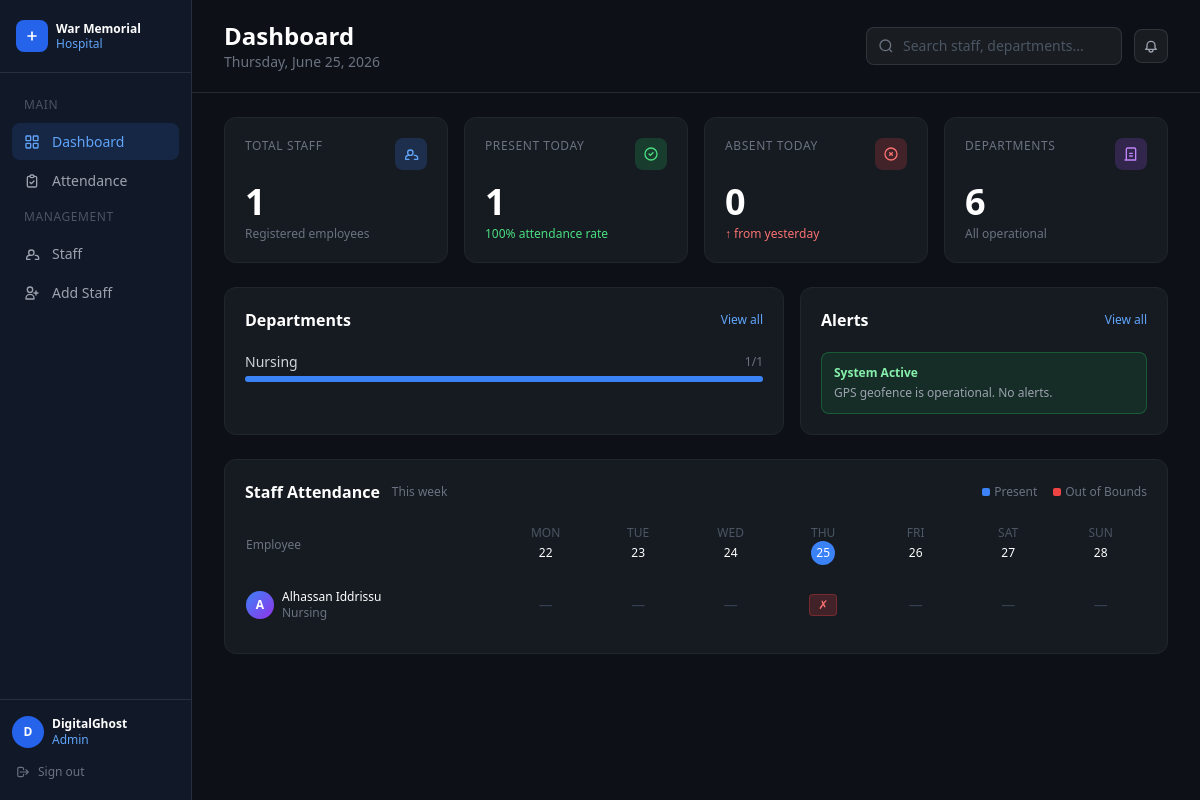
The page /dashboard/ (signed in) on the database its author committed.
### core/models.py (models this page shows, shortened)
class Profile(models.Model):
    DEPARTMENTS = [
        ('ADMIN', 'Administration'),
        ('NURSING', 'Nursing'),
        ('MEDICAL', 'Medical/Doctors'),
        ('LAB', 'Laboratory'),
        ('PHARMACY', 'Pharmacy'),
        ('OTHER', 'Support Staff'),
    ]
    user = models.OneToOneField(User, on_delete=models.CASCADE)
    department = models.CharField(max_length=20, choices=DEPARTMENTS)

### core/views.py (the view)
# urls.py: path('dashboard/', views.dashboard, name='dashboard'),
@login_required
@user_passes_test(is_admin)
def dashboard(request):
    today = date.today()
    total_staff, today_qs, present_today, out_of_bounds, absent_today, rate = _base_stats(today)
    dept_stats = []
    for code, name in Profile.DEPARTMENTS:
        dept_total = Profile.objects.filter(department=code).count()
        dept_present = today_qs.filter(
            status='Present', staff__profile__department=code
        ).values('staff').distinct().count()
        if dept_total > 0:
            dept_stats.append({
                'name': name, 'total': dept_total, 'present': dept_present,
                'pct': round(dept_present / dept_total * 100),
            })
    week_days, weekly_data = _get_week_data()
    return render(request, 'core/dashboard.html', {
        'today': today,
        'total_staff': total_staff,
        'present_today': present_today,
        'absent_today': absent_today,
        'attendance_rate': rate,
        'out_of_bounds_today': out_of_bounds,
        'dept_count': len(Profile.DEPARTMENTS),
        'dept_stats': dept_stats,
        'week_days': week_days,
        'weekly_data': weekly_data,
        'alert_count': 1 if out_of_bounds > 0 else 0,
    })

### core/templates/core/dashboard.html (shortened to what this page needs)
{% extends "base_admin.html" %}
{% block nav_dashboard %}active{% endblock %}
{% block content %}
<div class="flex items-center justify-between px-8 py-5 border-b border-white/10 flex-shrink-0">
    <div>
        <h1 class="text-2xl font-bold text-white">Dashboard</h1>
        <p class="text-gray-500 text-sm">{{ today|date:"l, F j, Y" }}</p>
    </div>
    <div class="flex items-center gap-3">
        <div class="relative">
            <svg class="w-4 h-4 text-gray-500 absolute left-3 top-1/2 -translate-y-1/2" fill="none" stroke="currentColor" stroke-width="2" viewBox="0 0 24 24"><circle cx="11" cy="11" r="8"/><path d="m21 21-4.35-4.35"/></svg>
            <input type="text" placeholder="Search staff, departments..." class="bg-white/5 border border-white/10 rounded-lg pl-9 pr-4 py-2 text-sm text-gray-300 placeholder-gray-600 focus:outline-none focus:border-blue-500 w-64">
        </div>
        <button id="notif-bell" class="relative p-2 bg-white/5 border border-white/10 rounded-lg hover:bg-white/10 transition">
            <svg class="w-4 h-4 text-gray-400" fill="none" stroke="currentColor" stroke-width="2" viewBox="0 0 24 24"><path stroke-linecap="round" stroke-linejoin="round" d="M15 17h5l-1.405-1.405A2.032 2.032 0 0118 14.158V11a6 6 0 10-12 0v3.159c0 .538-.214 1.055-.595 1.436L4 17h5m6 0v1a3 3 0 11-6 0v-1m6 0H9"/></svg>
        </button>
    </div>
</div>
<div class="flex-1 overflow-y-auto px-8 py-6 space-y-6">
    <div class="grid grid-cols-4 gap-4">
        <div class="stat-card rounded-xl p-5">
            <div class="flex items-start justify-between">
                <p class="text-gray-500 text-xs uppercase tracking-wider font-medium">Total Staff</p>
                <div class="w-8 h-8 bg-blue-500/20 rounded-lg flex items-center justify-center">
                    <svg class="w-4 h-4 text-blue-400" fill="none" stroke="currentColor" stroke-width="2" viewBox="0 0 24 24"><path stroke-linecap="round" stroke-linejoin="round" d="M17 20h5v-2a4 4 0 00-5-3.87M9 20H4v-2a4 4 0 015-3.87m6-4.13a4 4 0 11-8 0 4 4 0 018 0z"/></svg>
                </div>
            </div>
            <p class="text-4xl font-bold text-white mt-3">{{ total_staff }}</p>
            <p class="text-gray-500 text-xs mt-1">Registered employees</p>
        </div>
        <div class="stat-card rounded-xl p-5">
            <div class="flex items-start justify-between">
                <p class="text-gray-500 text-xs uppercase tracking-wider font-medium">Present Today</p>
                <div class="w-8 h-8 bg-green-500/20 rounded-lg flex items-center justify-center">
                    <svg class="w-4 h-4 text-green-400" fill="none" stroke="currentColor" stroke-width="2" viewBox="0 0 24 24"><path stroke-linecap="round" stroke-linejoin="round" d="M9 12l2 2 4-4m6 2a9 9 0 11-18 0 9 9 0 0118 0z"/></svg>
                </div>
            </div>
            <p class="text-4xl font-bold text-white mt-3">{{ present_today }}</p>
            <p class="text-green-400 text-xs mt-1">{{ attendance_rate }}% attendance rate</p>
        </div>
        <div class="stat-card rounded-xl p-5">
            <div class="flex items-start justify-between">
                <p class="text-gray-500 text-xs uppercase tracking-wider font-medium">Absent Today</p>
                <div class="w-8 h-8 bg-red-500/20 rounded-lg flex items-center justify-center">
                    <svg class="w-4 h-4 text-red-400" fill="none" stroke="currentColor" stroke-width="2" viewBox="0 0 24 24"><path stroke-linecap="round" stroke-linejoin="round" d="M10 14l2-2m0 0l2-2m-2 2l-2-2m2 2l2 2m7-2a9 9 0 11-18 0 9 9 0 0118 0z"/></svg>
                </div>
            </div>
            <p class="text-4xl font-bold text-white mt-3">{{ absent_today }}</p>
            <p class="text-red-400 text-xs mt-1">↑ from yesterday</p>
        </div>
        <div class="stat-card rounded-xl p-5">
            <div class="flex items-start justify-between">
                <p class="text-gray-500 text-xs uppercase tracking-wider font-medium">Departments</p>
                <div class="w-8 h-8 bg-purple-500/20 rounded-lg flex items-center justify-center">
                    <svg class="w-4 h-4 text-purple-400" fill="none" stroke="currentColor" stroke-width="2" viewBox="0 0 24 24"><path stroke-linecap="round" stroke-linejoin="round" d="M19 21V5a2 2 0 00-2-2H7a2 2 0 00-2 2v16m14 0H3m7-10h4m-4 4h4"/></svg>
                </div>
            </div>
            <p class="text-4xl font-bold text-white mt-3">{{ dept_count }}</p>
            <p class="text-gray-500 text-xs mt-1">All operational</p>
        </div>
    </div>
    <div class="grid grid-cols-5 gap-4">
        <div class="col-span-3 stat-card rounded-xl p-5">
            <div class="flex items-center justify-between mb-5">
                <h2 class="text-white font-semibold">Departments</h2>
                <a href="#" class="text-blue-400 text-xs hover:underline">View all</a>
            </div>
            <div class="space-y-4">
                {% for dept in dept_stats %}
                <div>
                    <div class="flex items-center justify-between mb-1">
                        <div class="flex items-center gap-2">
                            <span class="text-sm text-gray-300">{{ dept.name }}</span>
                        </div>
                        <span class="text-xs text-gray-500">{{ dept.present }}/{{ dept.total }}</span>
                    </div>
                    <div class="w-full bg-white/5 rounded-full h-1.5">
                        <div class="bg-blue-500 h-1.5 rounded-full transition-all" style="width: {{ dept.pct }}%"></div>
                    </div>
                </div>
                {% endfor %}
            </div>
        </div>
        <div class="col-span-2 stat-card rounded-xl p-5">
            <div class="flex items-center justify-between mb-5">
                <h2 class="text-white font-semibold">Alerts</h2>
                <button onclick="openPanel()" class="text-blue-400 text-xs hover:underline">View all</button>
            </div>
            <div id="dashboard-alerts" class="space-y-3">
            </div>
        </div>
    </div>
    <div class="stat-card rounded-xl p-5">
        <div class="flex items-center justify-between mb-5">
            <div class="flex items-center gap-3">
                <h2 class="text-white font-semibold">Staff Attendance</h2>
                <span class="text-gray-500 text-xs">This week</span>
            </div>
            <div class="flex items-center gap-4 text-xs text-gray-500">
                <span class="flex items-center gap-1"><span class="w-2 h-2 bg-blue-500 rounded-sm inline-block"></span> Present</span>
                <span class="flex items-center gap-1"><span class="w-2 h-2 bg-red-500 rounded-sm inline-block"></span> Out of Bounds</span>
            </div>
        </div>
        {% include "core/partials/weekly_grid.html" %}
    </div>
</div>
{% endblock %}

### core/templates/base_admin.html (shortened to what this page needs)
<!DOCTYPE html>
<html lang="en">
<head>
    <script src="https://cdn.tailwindcss.com"></script>
</head>
<body class="flex h-screen overflow-hidden">
    <aside class="w-48 flex-shrink-0 flex flex-col border-r border-white/10" style="background:#111827;">
        <div class="px-4 py-5 border-b border-white/10">
            <div class="flex items-center gap-2">
                <div class="w-8 h-8 bg-blue-600 rounded-lg flex items-center justify-center flex-shrink-0">
                    <svg class="w-4 h-4 text-white" fill="none" stroke="currentColor" stroke-width="2.5" viewBox="0 0 24 24">
                        <path stroke-linecap="round" stroke-linejoin="round" d="M12 6v6m0 0v6m0-6h6m-6 0H6"/>
                    </svg>
                </div>
                <div class="min-w-0">
                    <p class="text-white font-bold text-xs leading-tight">War Memorial</p>
                    <p class="text-blue-400 text-xs">Hospital</p>
                </div>
            </div>
        </div>
        <nav class="flex-1 px-3 py-4 space-y-0.5 overflow-y-auto">
            <p class="text-gray-600 text-xs uppercase tracking-wider px-3 py-2 font-medium">Main</p>
            <a href="{% url 'dashboard' %}" class="sidebar-link {% block nav_dashboard %}{% endblock %}">
                <svg class="w-4 h-4 flex-shrink-0" fill="none" stroke="currentColor" stroke-width="2" viewBox="0 0 24 24"><rect x="3" y="3" width="7" height="7" rx="1"/><rect x="14" y="3" width="7" height="7" rx="1"/><rect x="3" y="14" width="7" height="7" rx="1"/><rect x="14" y="14" width="7" height="7" rx="1"/></svg>
                Dashboard
            </a>
            <a href="{% url 'attendance' %}" class="sidebar-link {% block nav_attendance %}{% endblock %}">
                <svg class="w-4 h-4 flex-shrink-0" fill="none" stroke="currentColor" stroke-width="2" viewBox="0 0 24 24"><path stroke-linecap="round" stroke-linejoin="round" d="M9 5H7a2 2 0 00-2 2v12a2 2 0 002 2h10a2 2 0 002-2V7a2 2 0 00-2-2h-2M9 5a2 2 0 002 2h2a2 2 0 002-2M9 5a2 2 0 012-2h2a2 2 0 012 2m-6 9l2 2 4-4"/></svg>
                Attendance
            </a>
            <p class="text-gray-600 text-xs uppercase tracking-wider px-3 py-2 font-medium mt-2">Management</p>
            <a href="{% url 'staff_list' %}" class="sidebar-link {% block nav_staff %}{% endblock %}">
                <svg class="w-4 h-4 flex-shrink-0" fill="none" stroke="currentColor" stroke-width="2" viewBox="0 0 24 24"><path stroke-linecap="round" stroke-linejoin="round" d="M17 20h5v-2a4 4 0 00-5-3.87M9 20H4v-2a4 4 0 015-3.87m6-4.13a4 4 0 11-8 0 4 4 0 018 0z"/></svg>
                Staff
            </a>
            <a href="{% url 'create_staff' %}" class="sidebar-link {% block nav_create_staff %}{% endblock %}">
                <svg class="w-4 h-4 flex-shrink-0" fill="none" stroke="currentColor" stroke-width="2" viewBox="0 0 24 24"><path stroke-linecap="round" stroke-linejoin="round" d="M18 9v3m0 0v3m0-3h3m-3 0h-3m-2-5a4 4 0 11-8 0 4 4 0 018 0zM3 20a6 6 0 0112 0v1H3v-1z"/></svg>
                Add Staff
            </a>
        </nav>
        <div class="px-3 py-4 border-t border-white/10">
            <div class="flex items-center gap-2 mb-3">
                <div class="w-8 h-8 rounded-full bg-blue-600 flex items-center justify-center text-white text-xs font-bold flex-shrink-0">
                    {{ user.first_name|first|default:user.username|first|upper }}
                </div>
                <div class="min-w-0">
                    <p class="text-white text-xs font-semibold truncate">{{ user.get_full_name|default:user.username }}</p>
                    <p class="text-blue-400 text-xs">Admin</p>
                </div>
            </div>
            <form method="post" action="{% url 'logout' %}">
                <button class="w-full flex items-center gap-2 text-xs text-gray-500 hover:text-red-400 transition px-1 py-1">
                    <svg class="w-3.5 h-3.5" fill="none" stroke="currentColor" stroke-width="2" viewBox="0 0 24 24"><path stroke-linecap="round" stroke-linejoin="round" d="M17 16l4-4m0 0l-4-4m4 4H7m6 4v1a3 3 0 01-3 3H6a3 3 0 01-3-3V7a3 3 0 013-3h4a3 3 0 013 3v1"/></svg>
                    Sign out
                </button>
            </form>
        </div>
    </aside>
    <div class="flex-1 flex flex-col overflow-hidden">
        {% block content %}{% endblock %}
    </div>
</body>
</html>

### core/templates/core/partials/weekly_grid.html
{% load dict_extras %}
<div class="overflow-x-auto">
    <table class="w-full text-sm">
        <thead>
            <tr>
                <th class="text-left text-gray-500 text-xs font-medium pb-3 w-44">Employee</th>
                {% for day in week_days %}
                <th class="text-center text-gray-500 text-xs font-medium pb-3 w-16">
                    <span class="block uppercase text-gray-600">{{ day|date:"D" }}</span>
                    <span class="{% if day == today %}bg-blue-500 text-white w-6 h-6 rounded-full flex items-center justify-center mx-auto{% else %}text-white{% endif %} inline-flex items-center justify-center w-6 h-6">
                        {{ day|date:"j" }}
                    </span>
                </th>
                {% endfor %}
            </tr>
        </thead>
        <tbody class="divide-y divide-white/5">
            {% for row in weekly_data %}
            <tr>
                <td class="py-3 pr-4">
                    <div class="flex items-center gap-2">
                        <div class="w-7 h-7 rounded-full bg-gradient-to-br from-blue-500 to-purple-600 flex items-center justify-center text-white text-xs font-bold flex-shrink-0">
                            {{ row.staff.first_name|first|default:row.staff.username|first|upper }}
                        </div>
                        <div class="min-w-0">
                            <p class="text-white text-xs font-medium truncate">{{ row.staff.get_full_name|default:row.staff.username }}</p>
                            <p class="text-gray-500 text-xs truncate">{{ row.staff.profile.get_department_display|default:"—" }}</p>
                        </div>
                    </div>
                </td>
                {% for day in week_days %}
                <td class="py-3 text-center">
                    {% with day|date:"Y-m-d" as day_key %}
                    {% if day_key in row.records %}
                        {% if row.records|get_item:day_key == "Present" %}
                        <span class="inline-block px-2 py-0.5 bg-blue-500/20 text-blue-400 text-xs rounded font-medium border border-blue-500/30">✓</span>
                        {% else %}
                        <span class="inline-block px-2 py-0.5 bg-red-500/20 text-red-400 text-xs rounded font-medium border border-red-500/30">✗</span>
                        {% endif %}
                    {% else %}
                        <span class="text-gray-700">—</span>
                    {% endif %}
                    {% endwith %}
                </td>
                {% endfor %}
            </tr>
            {% empty %}
            <tr>
                <td colspan="8" class="py-8 text-center text-gray-600 text-sm">No attendance records this week</td>
            </tr>
            {% endfor %}
        </tbody>
    </table>
</div>

### rows shown on the page
Profile: name "Nursing", present "1", total "1", {{ dept.pct }} 100 (drawn)

### other values the page prints
{{ user.first_name|first|default:user.username|first|upper }} "D"
{{ user.get_full_name|default:user.username }} "DigitalGhost"
{{ total_staff }} "1"
{{ present_today }} "1"
{{ attendance_rate }} "100"
{{ absent_today }} "0"
{{ dept_count }} "6"
{{ day|date:"D" }} "MON" "TUE" "WED" "THU" "FRI" "SAT" "SUN"
{{ day|date:"j" }} "22" "23" "24" "25" "26" "27" "28"
{{ row.staff.first_name|first|default:row.staff.username|first|upper }} "A"
{{ row.staff.get_full_name|default:row.staff.username }} "Alhassan Iddrissu"
{{ row.staff.profile.get_department_display|default:"—" }} "Nursing"
